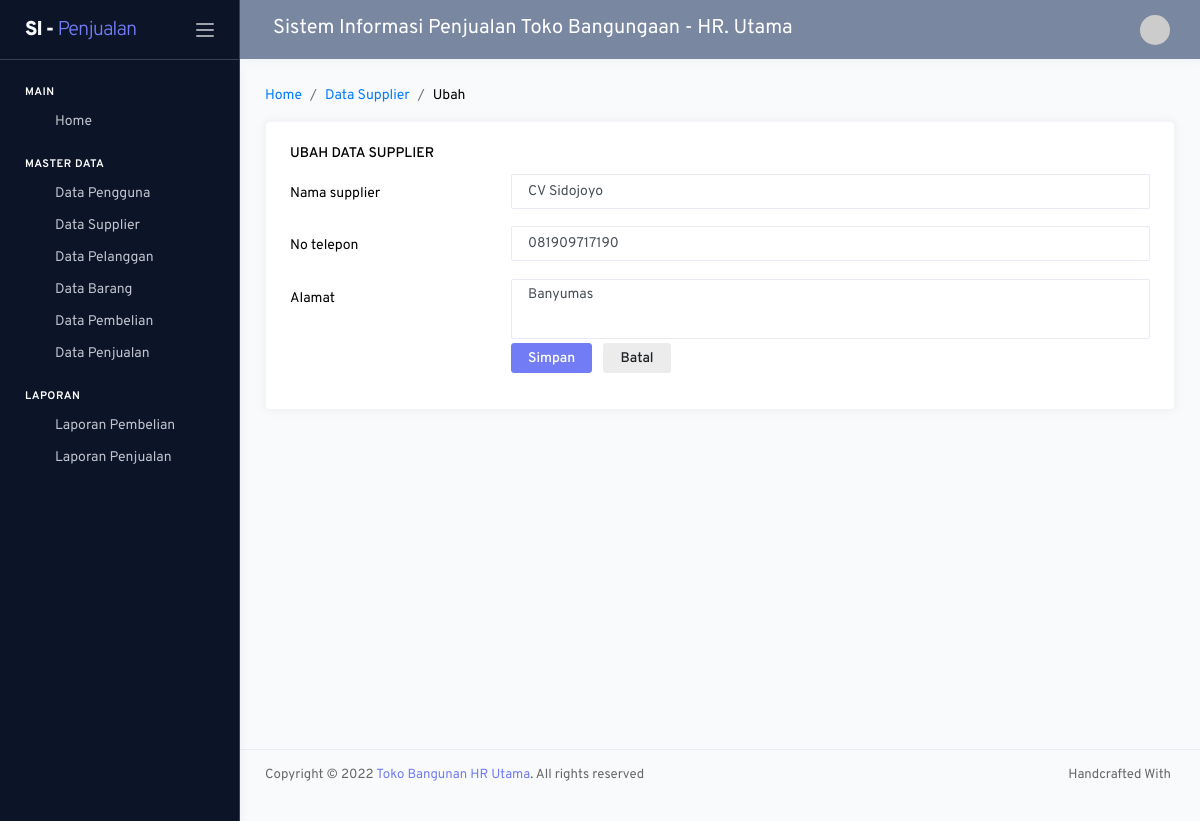
/admin/index.php?hal=supplier/olah&id=2, run on the app's committed database.
### tables this page shows
CREATE TABLE `tb_supplier` (
  `idsupplier` int(11) NOT NULL,
  `namasupplier` varchar(50) DEFAULT NULL,
  `notelepon` varchar(15) DEFAULT NULL,
  `alamat` varchar(100) DEFAULT NULL
);

### setting/crud.php (called while the page is built, shortened)
<?php
function _dataGetId($conn,$table,$kondisi){
  $row = $conn->query("Select * from $table where $kondisi")->fetch_assoc();
  return $row;
}
?>

### admin/modul/supplier/olah.php (the view, shortened to what this page needs)
<?php
$notelepon="";
if(isset($_GET['id']))
	extract(_dataGetId($mysqli,"tb_supplier","idsupplier='".$_GET['id']."'"));
?>
<nav class="page-breadcrumb">
	<ol class="breadcrumb">
		<li class="breadcrumb-item"><a href="?hal=dashboard">Home</a></li>
		<li class="breadcrumb-item"><a href="?hal=supplier/data">Data Supplier</a></li>
		<li class="breadcrumb-item" aria-current="page"><?=(isset($_GET['id']) ? 'Ubah':'Tambah')?></li>
	</ol>
</nav>
<div class="row">
	<div class="col-md-12 grid-margin stretch-card">
		<div class="card">
			<div class="card-body">
				<h6 class="card-title"><?=(isset($_GET['id']) ? 'Ubah':'Tambah')?> Data supplier</h6>
				<form class="forms-sample" action="?hal=supplier/proses" method="POST">
					  <div class="form-group row">
						<label for="input" class="col-sm-3 col-form-label">Nama supplier</label>
						<div class="col-sm-9">
							<input type="text"
							class="form-control"
							name="namasupplier"
							value="<?=@$namasupplier?>"
							placeholder="Inputkan Nama supplier"
							required>
						</div>
					</div>
					  <div class="form-group row">
						<label for="input" class="col-sm-3 col-form-label">No telepon</label>
						<div class="col-sm-9">
							<input type="number" class="form-control" name="notelepon" value="<?=@$notelepon?>"   placeholder="Inputkan No Telepon" required>
						</div>
					</div>
                    <div class="form-group row">
						<label for="input" class="col-sm-3 col-form-label">Alamat</label>
						<div class="col-sm-9">
                            <textarea class="form-control" name="alamat" placeholder="Inputkan alamat" rows="3" required><?=@$alamat?></textarea>
						</div>
					</div>
					<div class="form-group row ">
						<div class="col-sm-9 offset-3">
							<button type="submit" class="btn btn-primary mr-2" name="<?=(isset($_GET['id']) ? 'ubah':'tambah')?>">Simpan</button>
							<a class="btn btn-light" href="?hal=supplier/data">Batal</a>
						</div>
					</div>
				</form>
			</div>
		</div>
	</div>
</div>

### admin/_partials/_css.php (style rules this page uses)
.form-group { margin-top: -20px!important; }

### data on the page
tb_supplier: namasupplier "CV Sidojoyo", notelepon "081909717190", alamat "Banyumas"

### other printed values
nav "SI - Penjualan"
judul "Sistem Informasi Penjualan Toko Bangungaan - HR. Utama"
